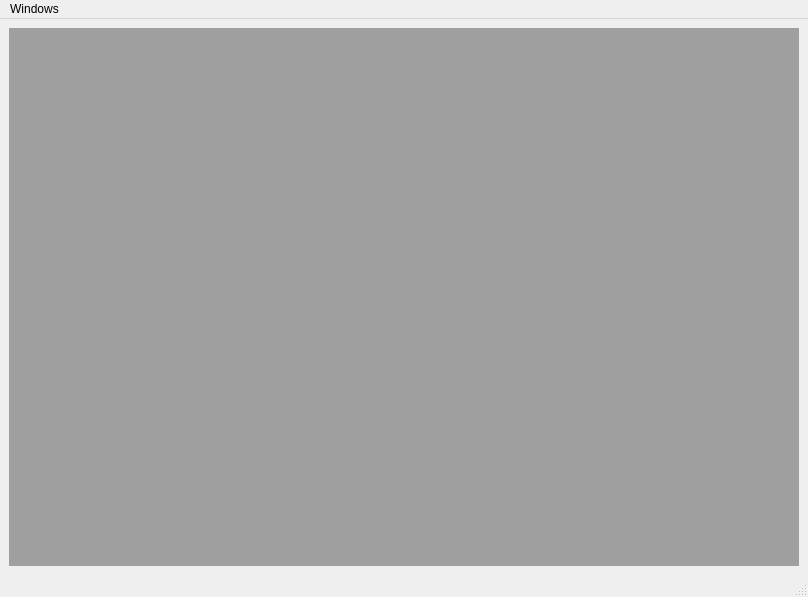
<?xml version="1.0" encoding="UTF-8"?>
<ui version="4.0">
 <class>MainWindow</class>
 <widget class="QMainWindow" name="MainWindow">
  <property name="geometry">
   <rect>
    <x>0</x>
    <y>0</y>
    <width>808</width>
    <height>597</height>
   </rect>
  </property>
  <property name="windowTitle">
   <string>Utils</string>
  </property>
  <widget class="QWidget" name="centralwidget">
   <layout class="QHBoxLayout" name="horizontalLayout">
    <item>
     <widget class="QMdiArea" name="mdiArea"/>
    </item>
   </layout>
  </widget>
  <widget class="QMenuBar" name="menubar">
   <property name="geometry">
    <rect>
     <x>0</x>
     <y>0</y>
     <width>808</width>
     <height>23</height>
    </rect>
   </property>
   <widget class="QMenu" name="menuWindows">
    <property name="title">
     <string>Windows</string>
    </property>
    <addaction name="actionGenerate_UUID"/>
    <addaction name="actionURL_Decoder_Encoder"/>
   </widget>
   <addaction name="menuWindows"/>
  </widget>
  <widget class="QStatusBar" name="statusbar"/>
  <action name="actionGenerate_UUID">
   <property name="text">
    <string>Generate UUID</string>
   </property>
  </action>
  <action name="actionURL_Decoder_Encoder">
   <property name="text">
    <string>URL Decoder/Encoder</string>
   </property>
  </action>
 </widget>
 <resources/>
 <connections/>
</ui>
